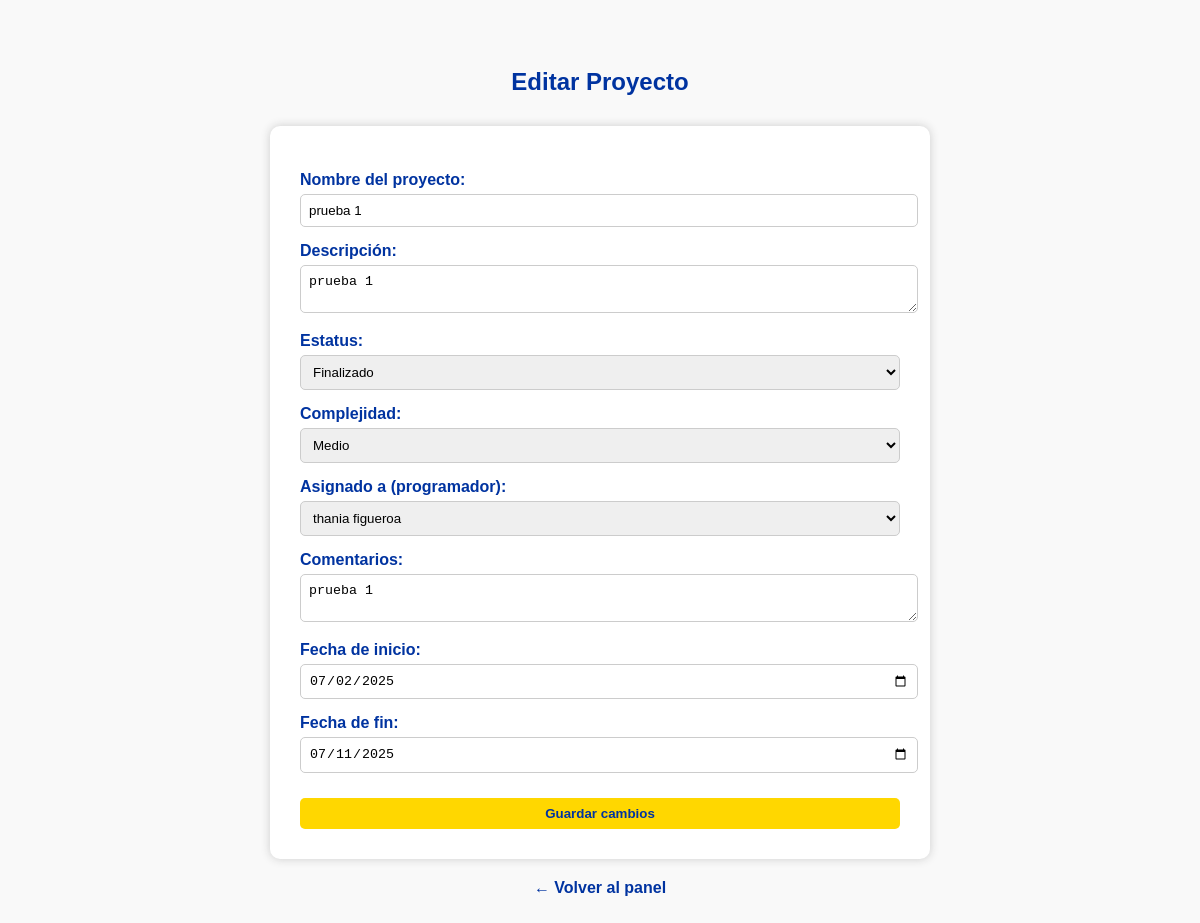
The app's page /editar_proyecto.php?id=45 (signed in) with its own data.
### tables this page shows
CREATE TABLE `proyectos` (
  `id` int(10) UNSIGNED NOT NULL,
  `nombre` varchar(100) NOT NULL,
  `descripcion` text NOT NULL,
  `estatus` varchar(20) NOT NULL,
  `asignado_a` int(10) UNSIGNED DEFAULT NULL,
  `comentarios` text DEFAULT NULL,
  `fecha_inicio` date DEFAULT NULL,
  `fecha_fin` date DEFAULT NULL,
  `fecha_creacion` datetime DEFAULT current_timestamp(),
  `complejidad` varchar(20) DEFAULT 'medio'
);

CREATE TABLE `usuarios` (
  `id` int(10) UNSIGNED NOT NULL,
  `empleado` varchar(8) NOT NULL,
  `nombre` varchar(100) NOT NULL,
  `apellido_paterno` varchar(100) NOT NULL,
  `apellido_materno` varchar(100) NOT NULL,
  `correo` varchar(100) NOT NULL,
  `password` varchar(255) NOT NULL,
  `rol` varchar(20) NOT NULL
);

### editar_proyecto.php (the view, shortened to what this page needs)
<?php
include 'conexion.php';
$id = $_GET['id'] ?? null;
$resultado = $conn->query("SELECT * FROM proyectos WHERE id = $id");
$proyecto = $resultado->fetch_assoc();
$programadores = $conn->query("SELECT id, nombre, apellido_paterno FROM usuarios WHERE rol = 'programador'");
?>
<!DOCTYPE html>
<html lang="es">
<head>
</head>
<body>
<h2>Editar Proyecto</h2>
<form method="POST">
    <label>Nombre del proyecto:</label>
    <input type="text" name="nombre" value="<?= $proyecto['nombre'] ?>" required>
    <label>Descripción:</label>
    <textarea name="descripcion" required><?= $proyecto['descripcion'] ?></textarea>
    <label>Estatus:</label>
    <select name="estatus" required>
        <option value="finalizado" <?= $proyecto['estatus'] == 'finalizado' ? 'selected' : '' ?>>Finalizado</option>
    </select>
    <label>Complejidad:</label>
    <select name="complejidad" required>
        <option value="medio" <?= $proyecto['complejidad'] == 'medio' ? 'selected' : '' ?>>Medio</option>
    </select>
    <label>Asignado a (programador):</label>
    <select name="asignado_a" required>
        <?php mysqli_data_seek($programadores, 0); while ($p = $programadores->fetch_assoc()): ?>
            <option value="<?= $p['id'] ?>" <?= $proyecto['asignado_a'] == $p['id'] ? 'selected' : '' ?>>
                <?= $p['nombre'] . ' ' . $p['apellido_paterno'] ?>
            </option>
        <?php endwhile; ?>
    </select>
    <label>Comentarios:</label>
    <textarea name="comentarios"><?= $proyecto['comentarios'] ?></textarea>
    <label>Fecha de inicio:</label>
    <input type="date" name="fecha_inicio" value="<?= $proyecto['fecha_inicio'] ?>" required>
    <label>Fecha de fin:</label>
    <input type="date" name="fecha_fin" value="<?= $proyecto['fecha_fin'] ?>" required>
    <input type="submit" value="Guardar cambios">
</form>
<a class="volver" href="<?= ($_SESSION['rol'] === 'administrador') ? 'admin_panel.php' : 'arquitecto_panel.php' ?>">← Volver al panel</a>
</body>
</html>

### editar_proyecto.php (style rules this page uses)
body { background-color: #f9f9f9; font-family: Arial, sans-serif; padding: 40px; }
form { background-color: white; max-width: 600px; margin: auto; padding: 30px; border-radius: 10px; box-shadow: 0 0 10px #ccc; }
h2 { text-align: center; color: #0033A0; margin-bottom: 30px; }
label { font-weight: bold; color: #0033A0; display: block; margin-top: 15px; }
input, select, textarea { width: 100%; padding: 8px; margin-top: 5px; border-radius: 5px; border: 1px solid #ccc; }
input[type="submit"] { margin-top: 25px; background-color: #FFD700; color: #0033A0; font-weight: bold; border: none; cursor: pointer; }
.volver { display: block; margin-top: 20px; text-align: center; color: #0033A0; font-weight: bold; text-decoration: none; }

### records on screen
proyectos: nombre "prueba 1", descripcion "prueba 1", estatus "Finalizado", complejidad "Medio", asignado_a "thania figueroa", comentarios "prueba 1", fecha_inicio "07/02/2025", fecha_fin "07/11/2025"
